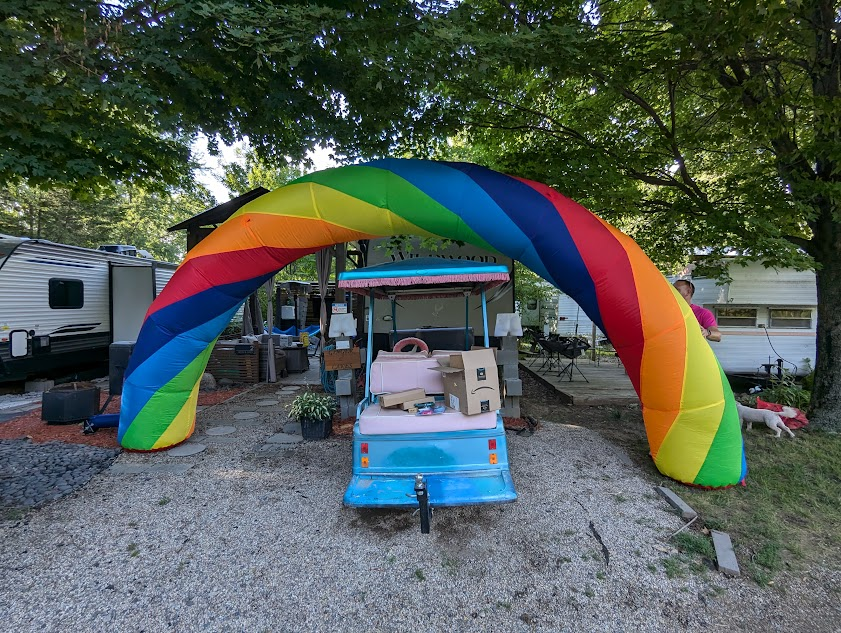
#> input picture in.jpg, 841 x 633 px
$ python main.py
#> lines starting #> are read from the running program, lines starting #| are printed output that depends on the picture
### imagewriter.py
from PIL import Image

class Imagewriter:
    RESET = bytes([27,99])
    BLACK = bytes([27, 75, 48])
    YELLOW = bytes ([27, 75, 49])
    MAGENTA = bytes ([27, 75, 50])
    CYAN = bytes ([27, 75, 51])
    GRAPHIC_START = bytes ([27, 71])
    CPI9 = bytes ([27, 110])
    LINE_FEED_PITCH_16 = bytes ([27, 84, ord('1'), ord('6')])
    CR = bytes([13])
    LF = bytes([10])

    def print_bytes(self, color, bytes_to_print):
        return_bytes = bytearray(color + self.GRAPHIC_START + bytes(str(len(bytes_to_print)), encoding="utf-8") + bytes_to_print)
        return(return_bytes)

    def is_print_color(self, rgb, target_color):
        if (rgb == (0, 255, 255) and target_color == self.CYAN):
            return True
        if (rgb == (0, 0, 0) and target_color == self.BLACK):
            return True
        if (rgb == (255, 0, 255) and target_color == self.MAGENTA):
            return True
        if (rgb == (255, 255, 0) and target_color == self.YELLOW):
            return True
        if (rgb == (255, 0, 0) and ((target_color == self.YELLOW) or (target_color == self.MAGENTA))):
            return True
        if (rgb == (0, 255, 0) and ((target_color == self.YELLOW) or (target_color == self.CYAN))):
            return True

        return False


    def get_bytes_for_band(self, color, image, band):
        return_bytes = bytearray()
        for strip in reversed(range(0, image.height)):
            byte_value = 0
            dec_value = 0
            for pixel in range(0, 8):
                #print (f"{(band*8)+pixel} x {strip}")
                if self.is_print_color(image.getpixel((band*8+pixel, strip)), color):
                    dec_value = dec_value + (2 ** pixel)
                byte_value = bin(dec_value)
            return_bytes.append(dec_value)
        return return_bytes

    def append_graphics(self, target, graphic_bytes, color):
        num_bytes = len(graphic_bytes)
        target.extend(color)
        target.extend(self.GRAPHIC_START)
        target.extend(f"{num_bytes:04}".encode())
        target.extend(graphic_bytes)
        target.extend(self.CR)
        return target

    def print_image(self, image):
        if (not image.size == (720, 576)):
            raise TypeError("Bad resolution. This method only supports 720x576 images")

        return_bytes=bytearray(self.RESET)
        return_bytes.extend(self.CPI9)
        return_bytes.extend(self.LINE_FEED_PITCH_16)

        for band in range(0, (image.width//8)):

            #print (f"band {band}")
            for color in (self.YELLOW, self.CYAN, self.MAGENTA, self.BLACK):
                graphic_bytes = self.get_bytes_for_band(color, image, band)
                return_bytes = self.append_graphics(return_bytes, graphic_bytes, color)

            return_bytes.extend(self.LF)

        return(return_bytes)

### main.py
from PIL import Image
from imagewriter import Imagewriter

palette = [
        255, 255, 255, #white
        0, 255, 255, #cyan
        255, 0, 255, #magenta
        255, 255, 0, #yellow
        255, 0, 0, #red
        0, 255, 0, #green
        0, 0, 0, #black
    ]

# Repeat the initial palette to create a full 8-bit (256 colors) palette
full_palette = palette * (256 // len(palette))

print_resolution=(720,576)

IW = Imagewriter()

def main():
    # Open the image file
    image = Image.open("in.jpg")
#> image is the input picture: PIL image 841x633 RGB; mean R, G, B 81.2, 91.5, 84.7
    output = dither_and_resize(image, full_palette, print_resolution)
    output.save("out.png")
    printer_bytes = IW.print_image(output)

    with open("printdata.bin", "wb") as file:
        file.write(printer_bytes)


def dither_and_resize(image, palette, resolution):
#> called with resolution = (720, 576)
    p_img = Image.new('P', (512, 512))
#> p_img: PIL image 512x512 P; every value is 0
    p_img.putpalette(full_palette)
#> p_img: PIL image 512x512 P; every value is 255

    return image.resize(print_resolution).quantize(palette=p_img).convert('RGB')
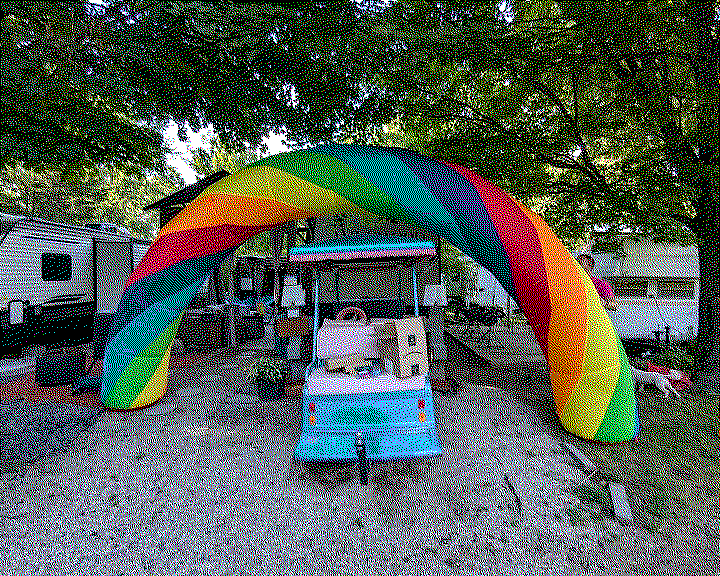
#> returned value: PIL image 720x576 RGB; mean R, G, B 81.9, 92.6, 83.5

    #return conv.resize(print_resolution).convert('RGB')

if __name__ == '__main__':
    main()
#> (the run stopped early here; a loop or call above may not have finished)
